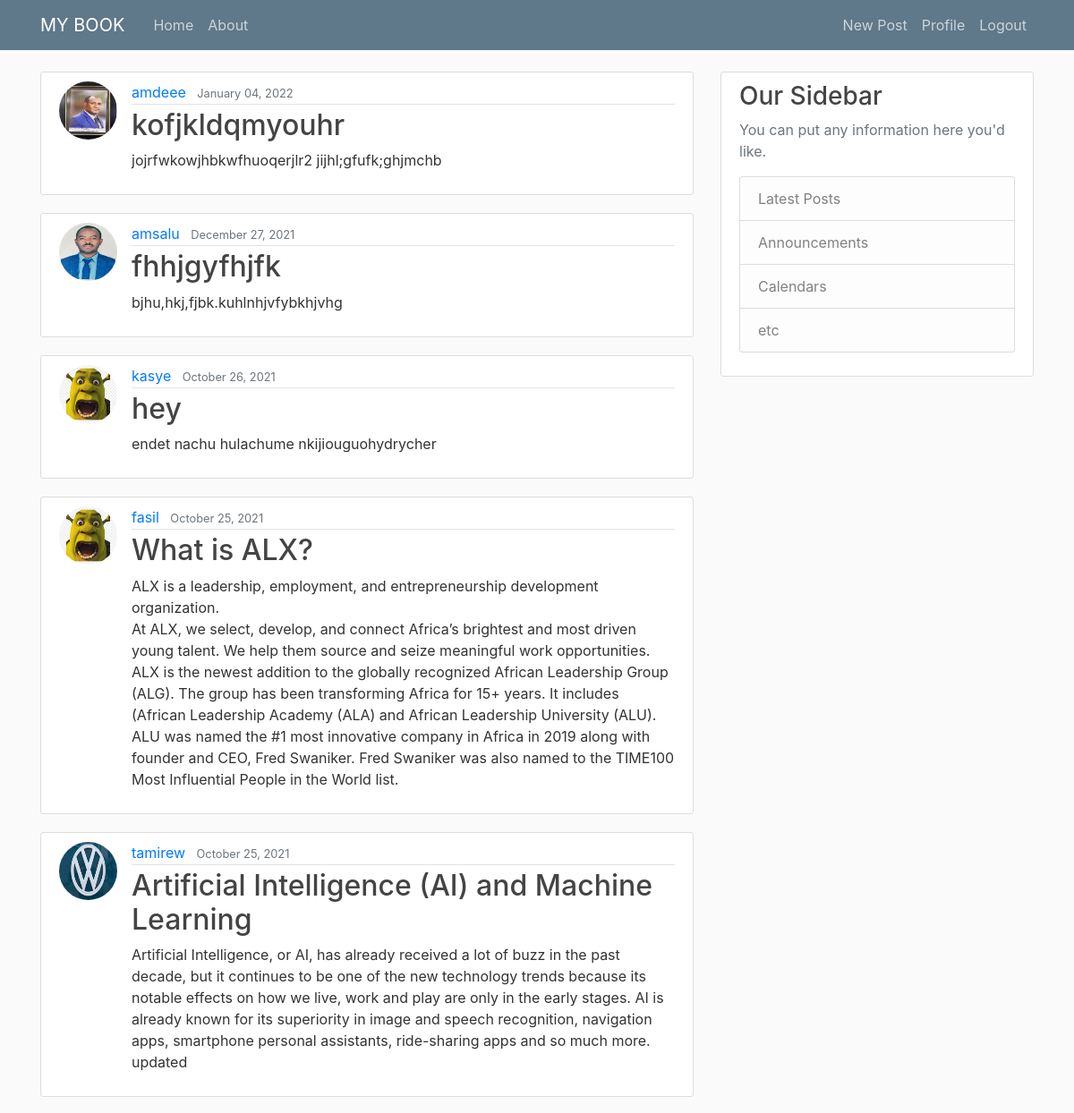
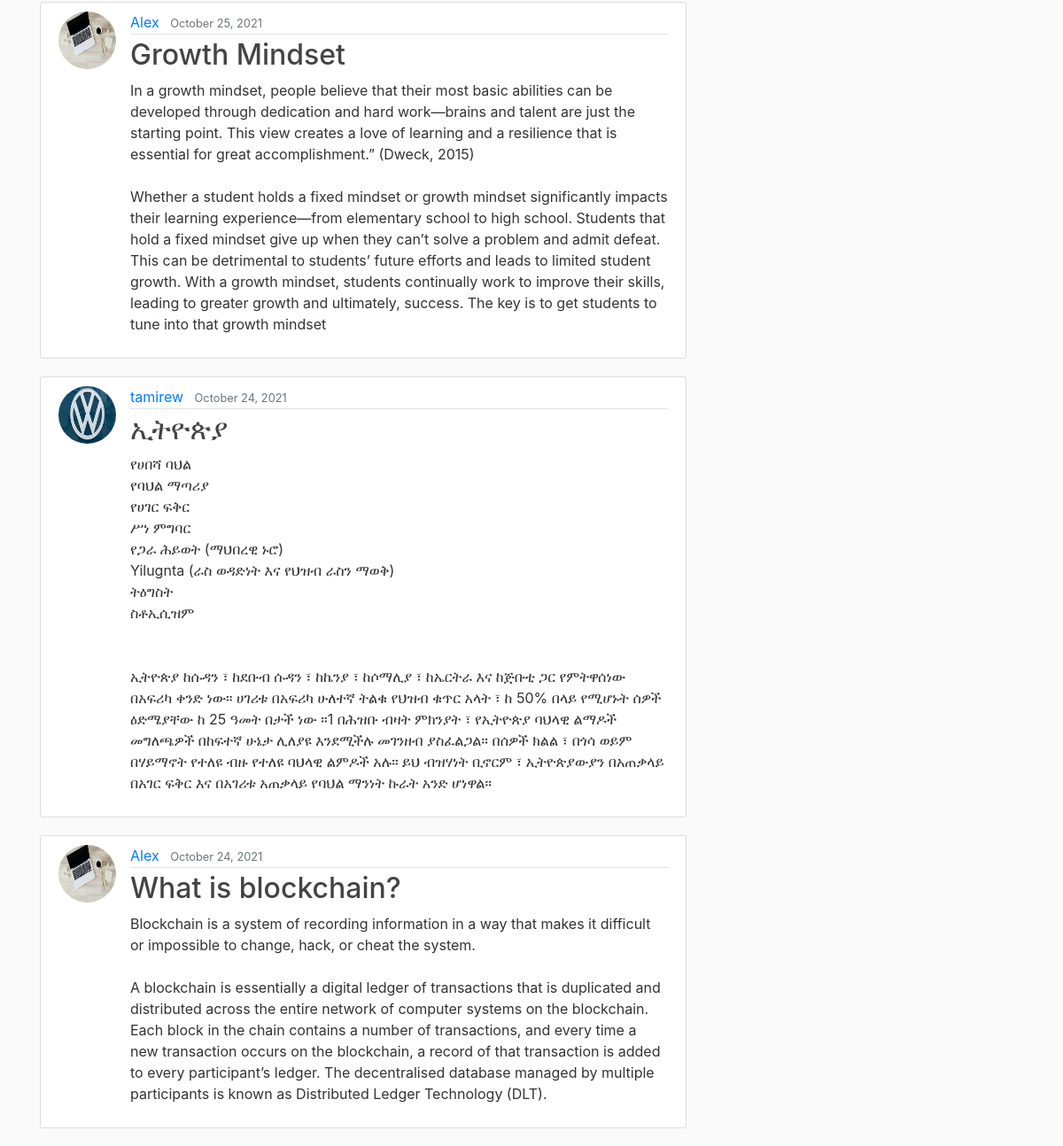
The app's page / (signed in) with its own data (2 pictures, top to bottom).
### blog/models.py (models this page shows, shortened)
class Post(models.Model):
    title = models.CharField(max_length=100)
    content = models.TextField()
    date_posted = models.DateTimeField(default=timezone.now)
    author = models.ForeignKey(User, on_delete=models.CASCADE)

### users/models.py (models this page shows, shortened)
class Profile(models.Model):
    user = models.OneToOneField(User, on_delete=models.CASCADE)
    image = models.ImageField(default='default.jpg', upload_to='profile_pics')

### blog/views.py (the view)
# urls.py: path('', PostListView.as_view(), name='blog-home'),
class PostListView(ListView):
    model = Post
    template_name = 'blog/home.html'  # <app>/<model>_<viewtype>.html
    context_object_name = 'posts'
    ordering = ['-date_posted']

### blog/templates/blog/home.html
{% extends "blog/base.html" %}
{% block content %}
    {% for post in posts %}
        <article class="media content-section">
          <img class="rounded-circle article-img" src="{{ post.author.profile.image.url }}">
          <div class="media-body">
            <div class="article-metadata">
              <a class="mr-2" href="#">{{ post.author }}</a>
              <small class="text-muted">{{ post.date_posted|date:"F d, Y" }}</small>
            </div>
            <h2><a class="article-title" href="{% url 'post-detail' post.id %}">{{ post.title }}</a></h2>
            <p class="article-content">{{ post.content }}</p>
          </div>
        </article>
    {% endfor %}
{% endblock content %}

### blog/static/blog/main.css (style rules this page uses)
body { background: #fafafa; color: #333333; margin-top: 5rem; }
h1, h2, h3, h4, h5, h6 { color: #444444; }
.content-section { background: #ffffff; padding: 10px 20px; border: 1px solid #dddddd; border-radius: 3px; margin-bottom: 20px; }
.article-title { color: #444444; }
.article-content { white-space: pre-line; }
.article-img { height: 65px; width: 65px; margin-right: 16px; }
.article-metadata { padding-bottom: 1px; margin-bottom: 4px; border-bottom: 1px solid #e3e3e3 }

### records on screen
Post: author.profile.image (picture), author "amdeee", date_posted "January 04, 2022", title "kofjkldqmyouhr", content "jojrfwkowjhbkwfhuoqerjlr2 jijhl;gfufk;ghjmchb"
Post: author.profile.image (picture), author "amsalu", date_posted "December 27, 2021", title "fhhjgyfhjfk", content "bjhu,hkj,fjbk.kuhlnhjvfybkhjvhg"
Post: author.profile.image (picture), author "kasye", date_posted "October 26, 2021", title "hey", content "endet nachu hulachume nkijiouguohydrycher"
Post: author.profile.image (picture), author "fasil", date_posted "October 25, 2021", title "What is ALX?", content "ALX is a leadership, employment, and entrepreneurship development organization. At ALX, we select, develop, and connect Africa’s brightest and most driven young talent. We help them source and seize meaningful work opportunities. ALX is the newest addition to the globally recognized African Leadership Group (ALG). The group has been transforming Africa for 15+ years. It includes (African Leadership Academy (ALA) and African Leadership University (ALU). ALU was named the #1 most innovative company in Africa in 2019 along with founder and CEO, Fred Swaniker. Fred Swaniker was also named to the TIME100 Most Influential People in the World list."
Post: author.profile.image (picture), author "tamirew", date_posted "October 25, 2021", title "Artificial Intelligence (AI) and Machine Learning", content "Artificial Intelligence, or AI, has already received a lot of buzz in the past decade, but it continues to be one of the new technology trends because its notable effects on how we live, work and play are only in the early stages. AI is already known for its superiority in image and speech recognition, navigation apps, smartphone personal assistants, ride-sharing apps and so much more. updated"
Post: author.profile.image (placeholder picture), author "Alex", date_posted "October 25, 2021", title "Growth Mindset", content "In a growth mindset, people believe that their most basic abilities can be developed through dedication and hard work—brains and talent are just the starting point. This view creates a love of learning and a resilience that is essential for great accomplishment.” (Dweck, 2015) Whether a student holds a fixed mindset or growth mindset significantly impacts their learning experience—from elementary school to high school. Students that hold a fixed mindset give up when they can’t solve a problem and admit defeat. This can be detrimental to students’ future efforts and leads to limited student growth. With a growth mindset, students continually work to improve their skills, leading to greater…"
Post: author.profile.image (picture), author "tamirew", date_posted "October 24, 2021", title "ኢትዮጵያ", content "የሀበሻ ባህል የባህል ማጣሪያ የሀገር ፍቅር ሥነ ምግባር የጋራ ሕይወት (ማህበረዊ ኑሮ) Yilugnta (ራስ ወዳድነት እና የህዝብ ራስን ማወቅ) ትዕግስት ስቶኢሲዝም ኢትዮጵያ ከሱዳን ፣ ከደቡብ ሱዳን ፣ ከኬንያ ፣ ከሶማሊያ ፣ ከኤርትራ እና ከጅቡቲ ጋር የምትዋሰነው በአፍሪካ ቀንድ ነው። ሀገሪቱ በአፍሪካ ሁለተኛ ትልቁ የህዝብ ቁጥር አላት ፣ ከ 50% በላይ የሚሆኑት ሰዎች ዕድሜያቸው ከ 25 ዓመት በታች ነው ።1 በሕዝቡ ብዛት ምክንያት ፣ የኢትዮጵያ ባህላዊ ልማዶች መግለጫዎች በከፍተኛ ሁኔታ ሊለያዩ እንደሚችሉ መገንዘብ ያስፈልጋል። በሰዎች ክልል ፣ በጎሳ ወይም በሃይማኖት የተለዩ ብዙ የተለዩ ባህላዊ ልምዶች አሉ። ይህ ብዝሃነት ቢኖርም ፣ ኢትዮጵያውያን በአጠቃላይ በአገር ፍቅር እና በአገሪቱ አጠቃላይ የባህል ማንነት ኩራት አንድ ሆነዋል።"
Post: author.profile.image (placeholder picture), author "Alex", date_posted "October 24, 2021", title "What is blockchain?", content "Blockchain is a system of recording information in a way that makes it difficult or impossible to change, hack, or cheat the system. A blockchain is essentially a digital ledger of transactions that is duplicated and distributed across the entire network of computer systems on the blockchain. Each block in the chain contains a number of transactions, and every time a new transaction occurs on the blockchain, a record of that transaction is added to every participant’s ledger. The decentralised database managed by multiple participants is known as Distributed Ledger Technology (DLT)."
